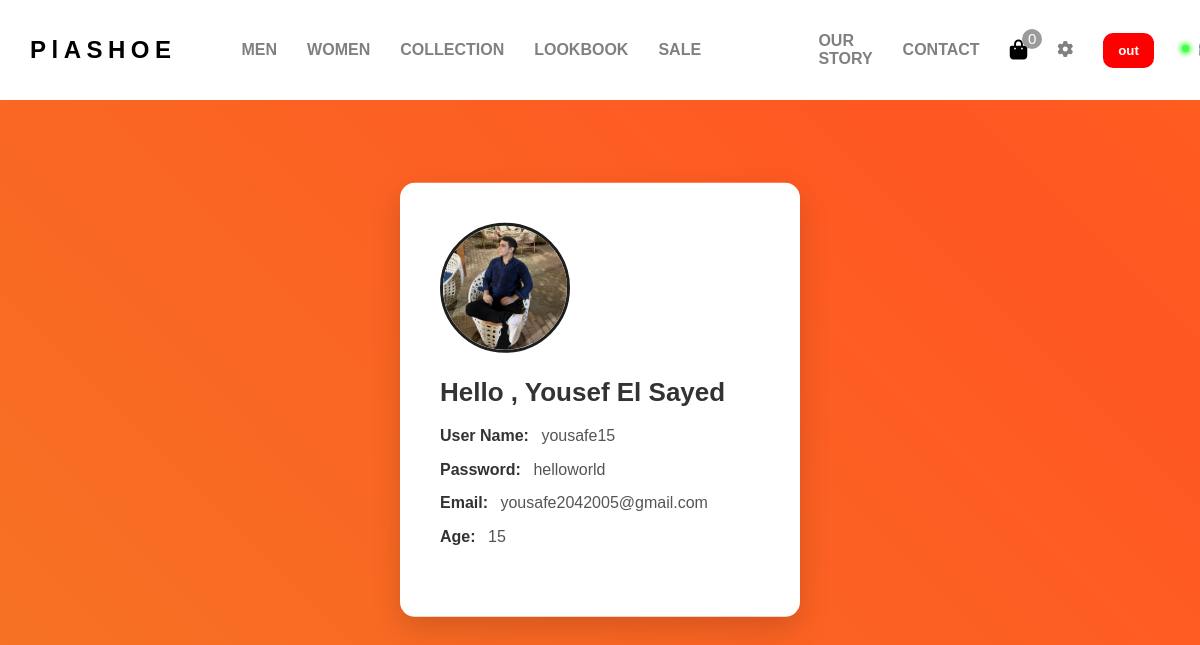
The app's page /user/profile.php (signed in) with its own data.
### tables this page shows
CREATE TABLE `users` (
  `id` int(255) NOT NULL,
  `full_name` varchar(255) NOT NULL,
  `username` varchar(255) NOT NULL,
  `password` varchar(255) NOT NULL,
  `email` varchar(50) NOT NULL,
  `age` int(50) NOT NULL,
  `phone` varchar(50) NOT NULL,
  `image` blob NOT NULL,
  `role` varchar(255) NOT NULL DEFAULT 'user'
);

### user/profile.php (the view, shortened to what this page needs)
<?php
    include("./connection.php");
    $state = $_SESSION['state'];
    $full_name = $_SESSION['full_name'];
    $admin = isset($_SESSION["admin"]) ? $_SESSION["admin"] : "";
    $parts = explode(" ", $full_name);
    if(count($parts) > 2){
        $full_name = $parts[0] . '.' . strtoupper((strtolower($parts[1]) == 'el' && isset($parts[2])) ? $parts[2][0] : $parts[1][0]);
    }
    $id = $_SESSION['id'];
    $sql = "SELECT * FROM users WHERE id = $id";
    $result = $conn->query($sql);
    $user = $result->fetch_assoc();
?>
<!DOCTYPE html>
<html lang="ar">
<head>
    <link  rel ="stylesheet" href="../style/style.css">
    <link  rel ="stylesheet" href="../style/user.css">
    <link  rel ="stylesheet" href="../style/profileStyle.css">
    <link rel="stylesheet" href="https://cdnjs.cloudflare.com/ajax/libs/font-awesome/6.4.0/css/all.min.css">
</head>
<body>
    <header>
        <nav>
            <div class="container">
                <div class="left">
                    <a href="../index.php" class="active">
                        <h1 class="logo">PlASHOE</h1>
                    </a>
                    <ul class="links">
                        <li>
                            <a href="../pages/men.php">MEN</a>
                        </li>
                        <li>
                            <a href="../pages/women.php">WOMEN</a>
                        </li>
                        <li>
                            <a href="../pages/collection.php">COLLECTION</a>
                        </li>
                        <li>
                            <a href="../pages/lookbook.php">LOOKBOOK</a>
                        </li>
                        <li>
                            <a href="../pages/sale.php">SALE</a>
                        </li>
                    </ul>
                </div>
                <?php echo ($state) ? "<div class='center username' style='width: max; padding:0 10px'>Hello $full_name</div>" : ""; ?>
                <ul class="right">
                    <li>
                        <a href="../pages/story.php">OUR STORY</a>
                    </li>
                    <li>
                        <a href="../pages/contact.php">CONTACT</a>
                    </li>
                    <li class="cartIcon">
                        <div class='icon'><span class='numberOfProduct'>5</span><i class='fa-solid fa-bag-shopping'></i></div>
                    </li>
                    <li>
                        <?php echo (!$admin) ?
                            ""
                            :"<a href='dashboard.php'><i class='fa-solid fa-gear'></i></a>";
                        ?>
                    </li>
                    <li class="log">
                        <form method="POST" class="logout">
                            <?php echo ($state) ? "<button name='logout' style='background: red;color: white;border-radius: 10px;padding: 10px 15px;font-weight: bold;'>out</button>" : ""; ?>
                        </form>
                    </li>
                    <li>
                        <span class="state <?php echo ($state) ? 'isLogin' : 'isLogout'; ?>"></span>
                    </li>
                </ul>
            </div>
        </nav>
    </header>
    <div class="back">
        <div class="card">
            <img class="profile-pic" src="<?php echo $user['image']; ?>" alt="">
            <h2>Hello , <?php echo $user['full_name']; ?></h2>
            <p><span class="label">User Name:</span> <?php echo $user['username']; ?></p>
            <p><span class="label">Password:</span> <?php echo $user['password']; ?> </p>
            <p><span class="label">Email:</span> <?php echo $user['email']; ?></p>
            <p><span class="label">Age:</span> <?php echo $user['age']; ?></p>
        </div>
    </div>
</body>
</html>

### style/style.css (style rules this page uses)
* { box-sizing: border-box; margin: 0; padding: 0; }
body { position: relative; font-family: 'Inter',sans-serif; }
.container { width: 95%; margin: auto; }
p { cursor: pointer; }
ul { list-style: none; display: flex; align-items: center; }
ul li { margin: 0 15px; position: relative; transition: 0.4s; -webkit-transition: 0.4s; -moz-transition: 0.4s; -ms-transition: 0.4s; -o-transition: 0.4s; }
a { text-decoration: none; font-weight: bold; color: #808080; transition: 0.4s; -webkit-transition: 0.4s; -moz-transition: 0.4s; -ms-transition: 0.4s; -o-transition: 0.4s; position: relative; }
button { border: none; cursor: pointer; padding: 15px 10px; }
img { width: 100%; }
.active { color: black; }
nav { position: fixed; top: 0; width: 100%; padding: 25px 0; z-index: 100; background: #ffffff; }
nav .container { display: flex; justify-content: space-between; align-items: center; }
nav .container .left { display: flex; }
nav .container .left .logo { letter-spacing: 5.5px; margin-right: 50px; }
nav .icon { color: black; font-size: 20px; position: relative; }
nav .icon .numberOfProduct { position: absolute; background: #9b9b9b; border-radius: 50%; display: flex; font-size: 15px; justify-content: center; align-items: center; width: 20px; height: 20px; -webkit-border-radius: 50%; -moz-border-radius: 50%; -ms-border-radius: 50%; -o-border-radius: 50%; top: -10px; right: -15px; color: white; }
nav li::after { content: ""; position: absolute; background: black; transition: 0.4s; width: 0; height: 2.5px; bottom: -10px; left: 50%; transform: translateX(-50%); -webkit-transform: translateX(-50%); -moz-transform: translateX(-50%); -ms-transform: translateX(-50%); -o-transform: translateX(-50%); -webkit-transition: 0.4s; -moz-transition: 0.4s; -ms-transition: 0.4s; -o-transition: 0.4s; border-radius: 2px; -webkit-border-radius: 2px; -moz-border-radius: 2px; -ms-border-radius: 2px; -o-border-radius: 2px; }
.cartIcon { cursor: pointer; }
form { background: #eee; padding: 100px; display: flex; justify-content: space-between; }

### style/user.css (style rules this page uses)
.state { width: 7px; height: 7px; position: absolute; right: -5px; top: -5px; border-radius: 50%; -webkit-border-radius: 50%; -moz-border-radius: 50%; -ms-border-radius: 50%; -o-border-radius: 50%; }
.isLogin { background: rgb(69, 255, 69); box-shadow: 0 0 5px 2px rgb(69, 255, 69); }
.logout { padding: 0px; display: inline; background: red; }
.username { font-weight: bold; border-radius: 10px; color: white; height: 30px; display: flex; justify-content: center; align-items: center; -webkit-border-radius: 10px; -moz-border-radius: 10px; -ms-border-radius: 10px; -o-border-radius: 10px; }

### style/profileStyle.css (style rules this page uses)
* { margin: 0; padding: 0; box-sizing: border-box; }
body { font-family: Arial, sans-serif; height: 100vh; margin: 0; background: linear-gradient(45deg, #e7a026, #ff5722, #ff9800); background-size: 400% 400%; animation: gradient-animation 5s ease infinite; -webkit-animation: gradient-animation 5s ease infinite; }
.back { position: relative; width: 100%; height: 100%; }
.card { background: #ffffff; padding: 40px 40px 60px; width: 400px; border-radius: 15px; box-shadow: 0 12px 30px rgba(0, 0, 0, 0.15); position: absolute; top: 50%; left: 50%; transform: translate(-50%,-50%); transition: transform 0.3s ease, box-shadow 0.3s ease; -webkit-transform: translate(-50%,-50%); -moz-transform: translate(-50%,-50%); -ms-transform: translate(-50%,-50%); -o-transform: translate(-50%,-50%); }
.profile-pic { width: 130px; height: 130px; border-radius: 50%; border: 3px solid #1e1e1e; object-fit: cover; margin-bottom: 20px; transition: transform 0.3s ease; }
h2 { font-size: 26px; color: #333; font-weight: 600; margin-bottom: 15px; }
p { font-size: 16px; color: #555; margin: 8px 0; line-height: 1.6; }
.label { font-weight: bold; color: #333; margin-right: 8px; }

### records on screen
users: image (picture), full_name "Yousef El Sayed", username "yousafe15", password "helloworld", email "yousafe2042005@gmail.com", age "15"
